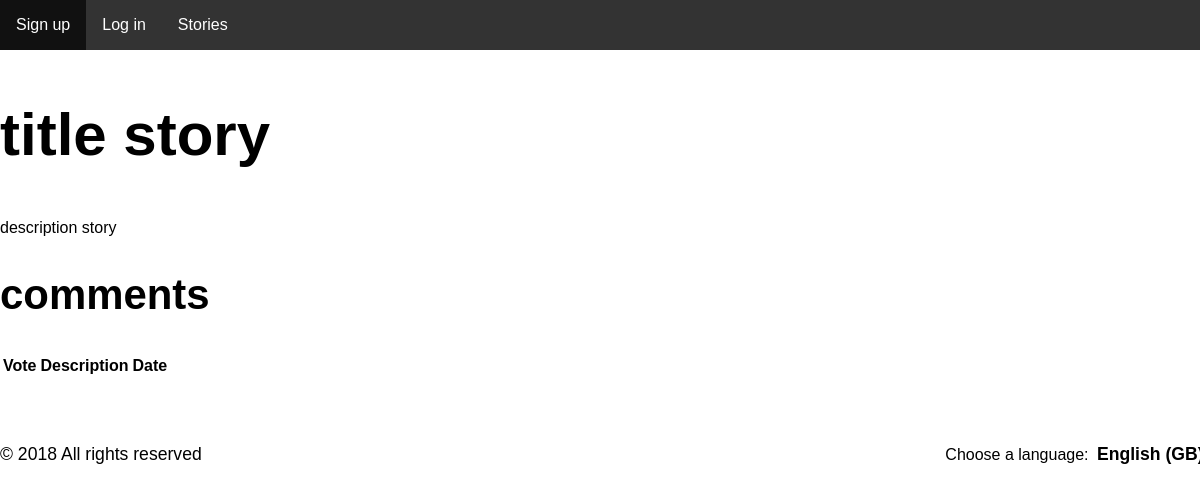
The page /pages/story.php?id=1 on the database as committed earlier.
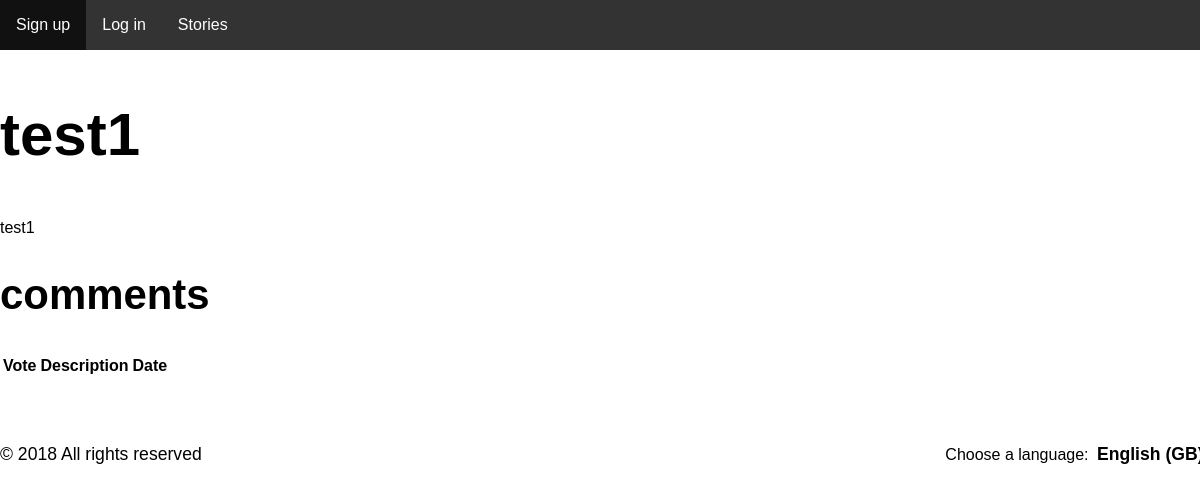
The same page on the database as committed later.
### tables this page shows
CREATE TABLE story (    
    id INTEGER PRIMARY KEY AUTOINCREMENT NOT NULL,
    /*channel_id INTEGER,*/
    user_id INTEGER,
    title VARCHAR NOT NULL,
    description VARCHAR NOT NULL,
    date DATETIME NOT NULL,
    karma INTEGER DEFAULT 0,
        /*FOREIGN KEY (channel_id) REFERENCES channel(id),*/
        FOREIGN KEY (user_id) REFERENCES user(id)
);

### pages/story.php (called while the page is built, shortened)
<?php
  include_once('../config/init.php');
  include_once('../database/story.php');
  $story_id = $_GET['id'];
  $story = getStory($story_id);
  include_once('../templates/header.php');
  include_once('../templates/story.php');
  include_once('../templates/footer.php');
?>

### database/story.php (called while the page is built, shortened)
<?php
  function getStory($story_id) {
    global $conn;
    $stmt = $conn->prepare('SELECT * FROM story WHERE id = ?');
    $stmt->execute(array($story_id));
    return $stmt->fetch();
  }
?>

### templates/story.php (the view, shortened to what this page needs)
 <section>
  <h1>
    <?php echo $story['title']; ?>
  </h1>
  <p>
    <?php echo $story['description'] ?>
  </p>
 </section>
<h2>comments</h2>
 <table id="table_comments">
  <tr>
    <th>Vote</th>
    <th>Description</th>
    <th>Date</th>
  </tr>
</table>

Rows that differ between the two databases and show on the page:
changed story: title "title story" → "test1"; description "description story" → "test1"
